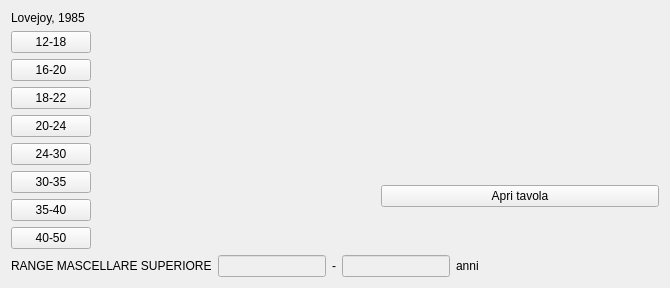
     <widget class="QWidget" name="tabWidgetPage3">
      <attribute name="title">
       <string>Usura dentaria </string>
      </attribute>
      <layout class="QGridLayout" name="gridLayout_21">
       <item row="1" column="0">
        <layout class="QHBoxLayout" name="horizontalLayout_13">
         <item>
          <layout class="QGridLayout" name="gridLayout_20">
           <item row="0" column="0">
            <widget class="QPushButton" name="pushButton_ms_sup_12_18">
             <property name="text">
              <string>12-18</string>
             </property>
            </widget>
           </item>
           <item row="1" column="0">
            <widget class="QPushButton" name="pushButton_ms_sup_16_20">
             <property name="text">
              <string>16-20</string>
             </property>
            </widget>
           </item>
           <item row="2" column="0">
            <widget class="QPushButton" name="pushButton_ms_sup_18_22">
             <property name="text">
              <string>18-22</string>
             </property>
            </widget>
           </item>
           <item row="3" column="0">
            <widget class="QPushButton" name="pushButton_ms_sup_20_24">
             <property name="text">
              <string>20-24</string>
             </property>
            </widget>
           </item>
          </layout>
         </item>
        </layout>
       </item>
       <item row="3" column="0" colspan="3">
        <layout class="QHBoxLayout" name="horizontalLayout_12">
         <item>
          <widget class="QLabel" name="label_4_sistema_latero_anteriore_60">
           <property name="text">
            <string>RANGE MASCELLARE SUPERIORE</string>
           </property>
          </widget>
         </item>
         <item>
          <widget class="QLineEdit" name="lineEdit_ms_sup_min">
           <property name="enabled">
            <bool>false</bool>
           </property>
           <property name="alignment">
            <set>Qt::AlignCenter</set>
           </property>
          </widget>
         </item>
         <item>
          <widget class="QLabel" name="label_5_1_s_53">
           <property name="text">
            <string>-</string>
           </property>
          </widget>
         </item>
         <item>
          <widget class="QLineEdit" name="lineEdit_ms_sup_max">
           <property name="enabled">
            <bool>false</bool>
           </property>
           <property name="alignment">
            <set>Qt::AlignCenter</set>
           </property>
          </widget>
         </item>
         <item>
          <widget class="QLabel" name="label_5_1_s_52">
           <property name="text">
            <string>anni</string>
           </property>
          </widget>
         </item>
         <item>
          <spacer name="horizontalSpacer_16">
           <property name="orientation">
            <enum>Qt::Orientation::Horizontal</enum>
           </property>
           <property name="sizeHint" stdset="0">
            <size>
             <width>100</width>
             <height>20</height>
            </size>
           </property>
          </spacer>
         </item>
         <item>
          <spacer name="horizontalSpacer_17">
           <property name="orientation">
            <enum>Qt::Orientation::Horizontal</enum>
           </property>
           <property name="sizeHint" stdset="0">
            <size>
             <width>40</width>
             <height>20</height>
            </size>
           </property>
          </spacer>
         </item>
         <item>
          <spacer name="horizontalSpacer_18">
           <property name="orientation">
            <enum>Qt::Orientation::Horizontal</enum>
           </property>
           <property name="sizeHint" stdset="0">
            <size>
             <width>40</width>
             <height>20</height>
            </size>
           </property>
          </spacer>
         </item>
        </layout>
       </item>
       <item row="0" column="0">
        <widget class="QLabel" name="label_3">
         <property name="text">
          <string>Lovejoy, 1985</string>
         </property>
        </widget>
       </item>
       <item row="2" column="0">
        <layout class="QGridLayout" name="gridLayout_19">
         <item row="2" column="1">
          <widget class="QPushButton" name="pushButton_ms_sup_35_40">
           <property name="text">
            <string>35-40</string>
           </property>
          </widget>
         </item>
         <item row="3" column="1">
          <widget class="QPushButton" name="pushButton_ms_sup_40_50">
           <property name="text">
            <string>40-50</string>
           </property>
          </widget>
         </item>
         <item row="1" column="1">
          <widget class="QPushButton" name="pushButton_ms_sup_30_35">
           <property name="text">
            <string>30-35</string>
           </property>
          </widget>
         </item>
         <item row="0" column="1">
          <widget class="QPushButton" name="pushButton_ms_sup_24_30">
           <property name="text">
            <string>24-30</string>
           </property>
          </widget>
         </item>
        </layout>
       </item>
       <item row="1" column="2">
        <spacer name="horizontalSpacer_6">
         <property name="orientation">
          <enum>Qt::Orientation::Horizontal</enum>
         </property>
         <property name="sizeHint" stdset="0">
          <size>
           <width>40</width>
           <height>20</height>
          </size>
         </property>
        </spacer>
       </item>
       <item row="2" column="2">
        <widget class="QPushButton" name="pushButton">
         <property name="text">
          <string>Apri tavola</string>
         </property>
        </widget>
       </item>
       <item row="2" column="1">
        <spacer name="horizontalSpacer_7">
         <property name="orientation">
          <enum>Qt::Orientation::Horizontal</enum>
         </property>
         <property name="sizeHint" stdset="0">
          <size>
           <width>40</width>
           <height>20</height>
          </size>
         </property>
        </spacer>
       </item>
      </layout>
     </widget>
